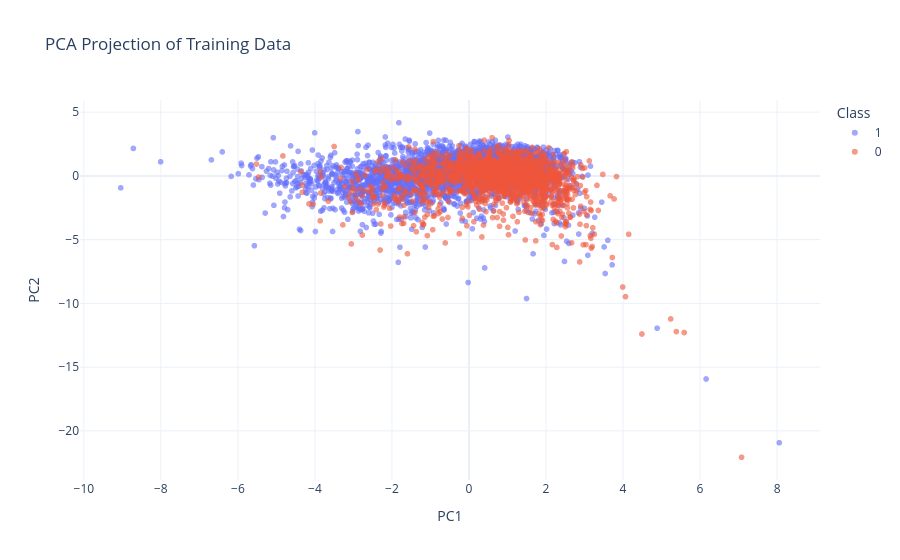

Notebook cell for this chart:
### Code cell
sample_df = dfs["train"].sample(n=min(5000, len(dfs["train"])), random_state=42)

X_pca = sample_df[feature_cols].fillna(0)
y_pca = sample_df[TARGET]

scaler = StandardScaler()
X_scaled = scaler.fit_transform(X_pca)

pca = PCA(n_components=2, random_state=42)
X_pca_2d = pca.fit_transform(X_scaled)

pca_df = pd.DataFrame({
    "PC1": X_pca_2d[:, 0],
    "PC2": X_pca_2d[:, 1],
    "Class": y_pca.astype(str).values
})

fig = px.scatter(
    pca_df,
    x="PC1",
    y="PC2",
    color="Class",
    title="PCA Projection of Training Data",
    template="plotly_white",
    opacity=0.6
)

fig.show()

### Figure 1 — Plotly figure (JSON) as saved in the notebook; plotly's stock layout.template omitted (floating-point values rounded to 4 significant figures; data arrays with more than 128 entries replaced by an {"elided": "..."} marker saying what was removed)
{"data": [{"hovertemplate": "Class=1<br>PC1=%{x}<br>PC2=%{y}<extra></extra>", "legendgroup": "1", "marker": {"color": "#636efa", "opacity": 0.6, "symbol": "circle"}, "mode": "markers", "name": "1", "showlegend": true, "type": "scattergl", "x": {"elided": "3314 float values"}, "xaxis": "x", "y": {"elided": "3314 float values"}, "yaxis": "y"}, {"hovertemplate": "Class=0<br>PC1=%{x}<br>PC2=%{y}<extra></extra>", "legendgroup": "0", "marker": {"color": "#EF553B", "opacity": 0.6, "symbol": "circle"}, "mode": "markers", "name": "0", "showlegend": true, "type": "scattergl", "x": {"elided": "1686 float values"}, "xaxis": "x", "y": {"elided": "1686 float values"}, "yaxis": "y"}], "layout": {"legend": {"title": {"text": "Class"}, "tracegroupgap": 0}, "title": {"text": "PCA Projection of Training Data"}, "xaxis": {"anchor": "y", "domain": [0, 1], "title": {"text": "PC1"}}, "yaxis": {"anchor": "x", "domain": [0, 1], "title": {"text": "PC2"}}}}
